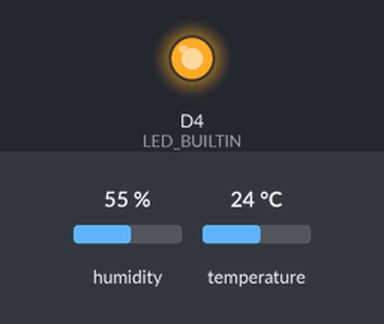
The sketch below on a simulated ESP8266 (NodeMCU). Shown: output pins drawn as LEDs (lit = HIGH, except the on-board LED, lit = LOW). The test bench sets the inputs (shaded band); at power-on: humidity 55 %, temperature 24 °C. WiFi joins after 1.5 s; servers stay silent unless stated; uploads are accepted with an empty reply; what the sketch prints to the serial monitor is not drawn.

Above: at 1.61 s.
At 31.7 s:
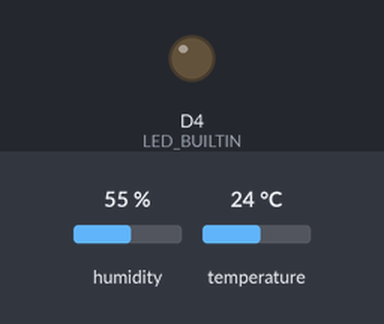
Timing chart, 0 to 79.8 s (numbered marks = the images above):
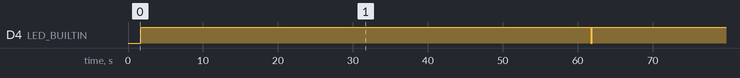

Measured:
- by itself, D4 (LED_BUILTIN): alternates HIGH for 60.0 s and LOW for 0.22 s

The sketch:

SensorSuhu.ino
```cpp
#include <ESP8266WiFi.h>
#include <WiFiClient.h>
#include <ESP8266HTTPClient.h>
#include <DHT.h>

#define USE_SERIAL Serial

// Pin data yg terhubug DHT dan NodeMCU
// dan Type DHT yg digunakan
DHT dht(D1, DHT11);

void setup() {
  pinMode(LED_BUILTIN, OUTPUT);
  USE_SERIAL.begin(115200);

  // isi dengan SSID dan Password
  // wifi yg digunakan
  WiFi.begin("Accounting", "munculgroup");

  USE_SERIAL.println("");
  while (WiFi.status() != WL_CONNECTED) {
    delay(500);
    USE_SERIAL.print(".");
  }
  USE_SERIAL.println("");
  USE_SERIAL.print("ip: ");
  USE_SERIAL.println(WiFi.localIP());

  dht.begin();
}

void loop() {
 if( WiFi.status() == WL_CONNECTED ){
  digitalWrite(LED_BUILTIN, LOW);

  float h = dht.readHumidity();
  float t = dht.readTemperature(); // Celcius
  float f = dht.readTemperature(true); // Fahrenheit

  if (isnan(h) || isnan(t) || isnan(f)) {
    USE_SERIAL.println("Kosong");
  }else{
    float hif = dht.computeHeatIndex(f, h);
    float hic = dht.computeHeatIndex(t, h, false);

    // URL target untuk menyimpan data sensor DHT
    // ke database mysql
    String url = "http://munculmotor.com/";
    url += "iot/basic/index.php?suhu=";
    url += String(t) +  "&lembab=";
    url += String(h);


    HTTPClient http;
    USE_SERIAL.print("[HTTP] begin...\n");

    http.begin( url );
    USE_SERIAL.print("[HTTP] GET...\n");

    int httpCode = http.GET();
    if(httpCode > 0) {
        USE_SERIAL.printf("[HTTP] GET... code: %d\n",
        httpCode);

        if(httpCode == HTTP_CODE_OK) {
            String payload = http.getString();
            USE_SERIAL.println(payload);
        }
    } else {
        USE_SERIAL.printf("[HTTP] GET... failed, error: %s\n",
        http.errorToString(httpCode).c_str());
    }

    http.end();
  }

  digitalWrite(LED_BUILTIN, HIGH);
 }

 // delay selama 1 menit
 // data akan di kirim 1 menit sekali
 delay(60000);
}
```
